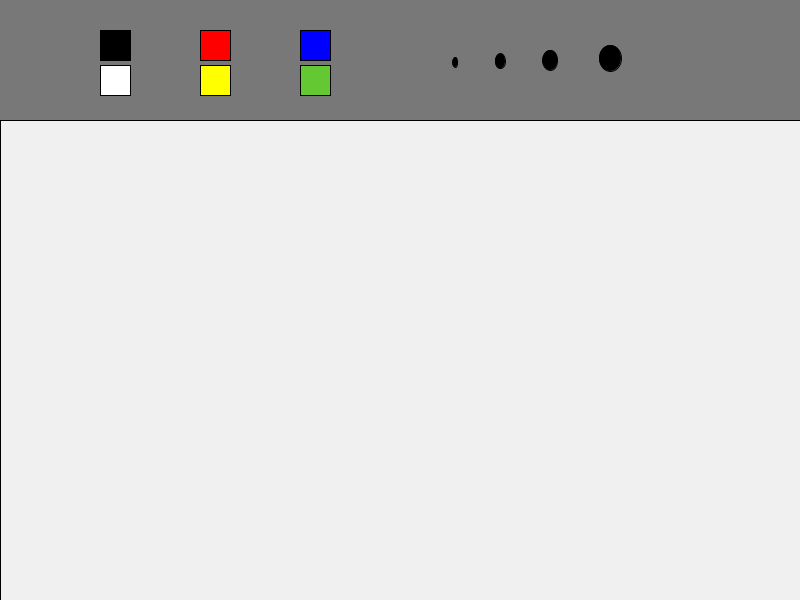
Frame 1 (no input)
Frame 60 (the mouse pressed at the canvas centre just before this capture): identical to frame 1, image omitted
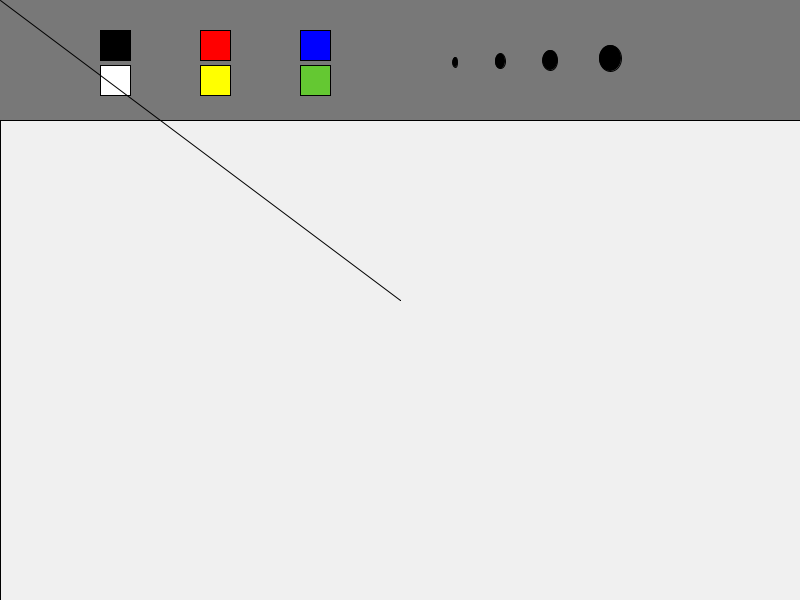
Frame 120 (the mouse held since frame 60 and released just before this capture)

The Processing sketch that drew these frames (run headless with seeded random() and noise(); from frame 60 on, the mouse is pressed at the canvas centre):

// Processing sketch: processing_162395
// ── processing_162395.pde

int xPos = 100;
int yPos = 30;
int bSize = 30;

int zPos = 200;

void setup() {

  size(800, 600);
  background(120);
  // drawing space
  fill(240);
  rect(0, 120, 800, 600);
//
  fill(0, 0, 0);
  rect(xPos, yPos, 30, 30);

  fill(255, 0, 0);
  rect(xPos*2, yPos, bSize, bSize);

  fill(0, 0, 255);
  rect(xPos+xPos*2, yPos, bSize, bSize);
//  
  fill(255, 255, 255);
  rect(xPos, yPos+yPos+5, 30, 30);

  fill(255, 255, 0);
  rect(xPos*2, yPos+yPos+5, bSize, bSize);

  fill(100, 200, 50);
  rect(xPos+xPos*2, yPos+yPos+5, bSize, bSize);
//
   fill(0);
  ellipse(xPos*4+55, yPos+32, bSize-25, bSize-20);
  
  fill(0);
  ellipse(xPos*5, yPos+31, bSize-20, bSize-15);

  fill(0);
  ellipse(xPos*5+50, yPos+30, bSize-15, bSize-10);
  
    fill(0);
  ellipse(xPos*5+110, yPos+28, bSize-8, bSize-4);


  noFill();
}


void draw() {


  if (mousePressed) {
    if ( mouseX > 0 && mouseX < 800 && mouseY > 122  && mouseY < 600  == true) {
      
      line(pmouseX, pmouseY, mouseX, mouseY);
    }
    
    if ( mouseX > xPos && mouseX < xPos+bSize && mouseY > yPos  && mouseY < yPos+bSize) {
      stroke(0, 0, 0);
  }
  
     if ( mouseX > xPos && mouseX < xPos+bSize && mouseY > yPos+yPos+5  && mouseY < yPos+yPos+bSize) {
      stroke(255, 255, 255);
  }
       if ( mouseX > xPos*2 && mouseX < xPos*2+bSize && mouseY > yPos  && mouseY < yPos+yPos+bSize) {
      stroke(255, 0, 0);
  }  
     if ( mouseX > xPos*2 && mouseX < xPos*2+bSize && mouseY > yPos+yPos+5  && mouseY < yPos+yPos+5+bSize) {
      stroke(255, 255, 0);
  }  
  if ( mouseX > xPos+xPos*2 && mouseX < xPos+xPos*2+bSize && mouseY > yPos  && mouseY < yPos+bSize) {
      stroke(0, 0, 255);
  }  
  if ( mouseX > xPos+xPos*2 && mouseX < xPos+xPos*2+bSize && mouseY > yPos  && mouseY < yPos+bSize) {
      stroke(0, 0, 255);
  }  if ( mouseX > xPos+xPos*2 && mouseX < xPos+xPos*2+bSize && mouseY > yPos+yPos+5  && mouseY < yPos+yPos+5+bSize) {
      stroke(100, 200, 50);
  }  
  
    
   if ( mouseX > xPos*4+55 && mouseX < xPos*4+55+bSize-25 && mouseY >yPos+32  && mouseY < yPos+32+bSize-20) {
    strokeWeight(4);
   }
   if ( mouseX > xPos*5 && mouseX < xPos*5+bSize-20 && mouseY >yPos+31  && mouseY < yPos+31+bSize-15) {
    strokeWeight(8);
  }  
     if ( mouseX > xPos*5+50 && mouseX < xPos*5+50+bSize-15 && mouseY >yPos+30  && mouseY < yPos+30+bSize-10) {
    strokeWeight(15);
  }  
}
}
